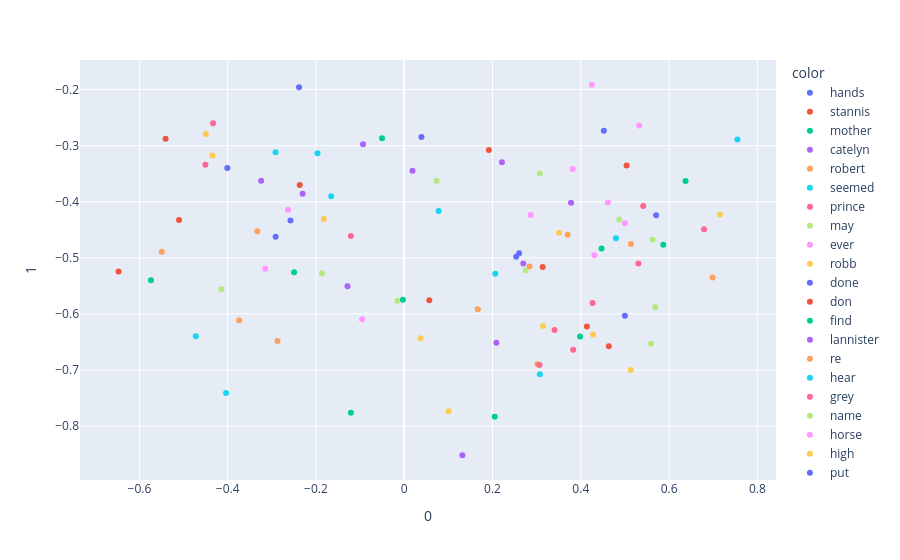

This figure's notebook cell:
### Code cell
import plotly.express as px
fig = px.scatter(X[200:300],x=0,y=1, color=y[200:300])
fig.show()

### Figure 1 — Plotly figure (JSON) as saved in the notebook; plotly's stock layout.template omitted (floating-point values rounded to 4 significant figures)
{"data": [{"hovertemplate": "color=hands<br>0=%{x}<br>1=%{y}<extra></extra>", "legendgroup": "hands", "marker": {"color": "#636efa", "symbol": "circle"}, "mode": "markers", "name": "hands", "orientation": "v", "showlegend": true, "type": "scatter", "x": [-0.2578], "xaxis": "x", "y": [-0.4335], "yaxis": "y"}, {"hovertemplate": "color=stannis<br>0=%{x}<br>1=%{y}<extra></extra>", "legendgroup": "stannis", "marker": {"color": "#EF553B", "symbol": "circle"}, "mode": "markers", "name": "stannis", "orientation": "v", "showlegend": true, "type": "scatter", "x": [0.4139], "xaxis": "x", "y": [-0.6226], "yaxis": "y"}, {"hovertemplate": "color=mother<br>0=%{x}<br>1=%{y}<extra></extra>", "legendgroup": "mother", "marker": {"color": "#00cc96", "symbol": "circle"}, "mode": "markers", "name": "mother", "orientation": "v", "showlegend": true, "type": "scatter", "x": [0.4471], "xaxis": "x", "y": [-0.4832], "yaxis": "y"}, {"hovertemplate": "color=catelyn<br>0=%{x}<br>1=%{y}<extra></extra>", "legendgroup": "catelyn", "marker": {"color": "#ab63fa", "symbol": "circle"}, "mode": "markers", "name": "catelyn", "orientation": "v", "showlegend": true, "type": "scatter", "x": [0.2212], "xaxis": "x", "y": [-0.3294], "yaxis": "y"}, {"hovertemplate": "color=robert<br>0=%{x}<br>1=%{y}<extra></extra>", "legendgroup": "robert", "marker": {"color": "#FFA15A", "symbol": "circle"}, "mode": "markers", "name": "robert", "orientation": "v", "showlegend": true, "type": "scatter", "x": [0.5136], "xaxis": "x", "y": [-0.4755], "yaxis": "y"}, {"hovertemplate": "color=seemed<br>0=%{x}<br>1=%{y}<extra></extra>", "legendgroup": "seemed", "marker": {"color": "#19d3f3", "symbol": "circle"}, "mode": "markers", "name": "seemed", "orientation": "v", "showlegend": true, "type": "scatter", "x": [0.07785], "xaxis": "x", "y": [-0.4163], "yaxis": "y"}, {"hovertemplate": "color=prince<br>0=%{x}<br>1=%{y}<extra></extra>", "legendgroup": "prince", "marker": {"color": "#FF6692", "symbol": "circle"}, "mode": "markers", "name": "prince", "orientation": "v", "showlegend": true, "type": "scatter", "x": [0.5414], "xaxis": "x", "y": [-0.4076], "yaxis": "y"}, {"hovertemplate": "color=may<br>0=%{x}<br>1=%{y}<extra></extra>", "legendgroup": "may", "marker": {"color": "#B6E880", "symbol": "circle"}, "mode": "markers", "name": "may", "orientation": "v", "showlegend": true, "type": "scatter", "x": [0.5628], "xaxis": "x", "y": [-0.4677], "yaxis": "y"}, {"hovertemplate": "color=ever<br>0=%{x}<br>1=%{y}<extra></extra>", "legendgroup": "ever", "marker": {"color": "#FF97FF", "symbol": "circle"}, "mode": "markers", "name": "ever", "orientation": "v", "showlegend": true, "type": "scatter", "x": [0.4309], "xaxis": "x", "y": [-0.4952], "yaxis": "y"}, {"hovertemplate": "color=robb<br>0=%{x}<br>1=%{y}<extra></extra>", "legendgroup": "robb", "marker": {"color": "#FECB52", "symbol": "circle"}, "mode": "markers", "name": "robb", "orientation": "v", "showlegend": true, "type": "scatter", "x": [0.3508], "xaxis": "x", "y": [-0.4551], "yaxis": "y"}, {"hovertemplate": "color=done<br>0=%{x}<br>1=%{y}<extra></extra>", "legendgroup": "done", "marker": {"color": "#636efa", "symbol": "circle"}, "mode": "markers", "name": "done", "orientation": "v", "showlegend": true, "type": "scatter", "x": [0.5], "xaxis": "x", "y": [-0.6034], "yaxis": "y"}, {"hovertemplate": "color=don<br>0=%{x}<br>1=%{y}<extra></extra>", "legendgroup": "don", "marker": {"color": "#EF553B", "symbol": "circle"}, "mode": "markers", "name": "don", "orientation": "v", "showlegend": true, "type": "scatter", "x": [0.5037], "xaxis": "x", "y": [-0.3353], "yaxis": "y"}, {"hovertemplate": "color=find<br>0=%{x}<br>1=%{y}<extra></extra>", "legendgroup": "find", "marker": {"color": "#00cc96", "symbol": "circle"}, "mode": "markers", "name": "find", "orientation": "v", "showlegend": true, "type": "scatter", "x": [0.3984], "xaxis": "x", "y": [-0.6403], "yaxis": "y"}, {"hovertemplate": "color=lannister<br>0=%{x}<br>1=%{y}<extra></extra>", "legendgroup": "lannister", "marker": {"color": "#ab63fa", "symbol": "circle"}, "mode": "markers", "name": "lannister", "orientation": "v", "showlegend": true, "type": "scatter", "x": [0.3779], "xaxis": "x", "y": [-0.4018], "yaxis": "y"}, {"hovertemplate": "color=re<br>0=%{x}<br>1=%{y}<extra></extra>", "legendgroup": "re", "marker": {"color": "#FFA15A", "symbol": "circle"}, "mode": "markers", "name": "re", "orientation": "v", "showlegend": true, "type": "scatter", "x": [0.3701], "xaxis": "x", "y": [-0.4589], "yaxis": "y"}, {"hovertemplate": "color=hear<br>0=%{x}<br>1=%{y}<extra></extra>", "legendgroup": "hear", "marker": {"color": "#19d3f3", "symbol": "circle"}, "mode": "markers", "name": "hear", "orientation": "v", "showlegend": true, "type": "scatter", "x": [0.2064], "xaxis": "x", "y": [-0.5284], "yaxis": "y"}, {"hovertemplate": "color=grey<br>0=%{x}<br>1=%{y}<extra></extra>", "legendgroup": "grey", "marker": {"color": "#FF6692", "symbol": "circle"}, "mode": "markers", "name": "grey", "orientation": "v", "showlegend": true, "type": "scatter", "x": [-0.4332], "xaxis": "x", "y": [-0.2598], "yaxis": "y"}, {"hovertemplate": "color=name<br>0=%{x}<br>1=%{y}<extra></extra>", "legendgroup": "name", "marker": {"color": "#B6E880", "symbol": "circle"}, "mode": "markers", "name": "name", "orientation": "v", "showlegend": true, "type": "scatter", "x": [0.5686], "xaxis": "x", "y": [-0.5881], "yaxis": "y"}, {"hovertemplate": "color=horse<br>0=%{x}<br>1=%{y}<extra></extra>", "legendgroup": "horse", "marker": {"color": "#FF97FF", "symbol": "circle"}, "mode": "markers", "name": "horse", "orientation": "v", "showlegend": true, "type": "scatter", "x": [-0.3149], "xaxis": "x", "y": [-0.5193], "yaxis": "y"}, {"hovertemplate": "color=high<br>0=%{x}<br>1=%{y}<extra></extra>", "legendgroup": "high", "marker": {"color": "#FECB52", "symbol": "circle"}, "mode": "markers", "name": "high", "orientation": "v", "showlegend": true, "type": "scatter", "x": [-0.1823], "xaxis": "x", "y": [-0.4309], "yaxis": "y"}, {"hovertemplate": "color=put<br>0=%{x}<br>1=%{y}<extra></extra>", "legendgroup": "put", "marker": {"color": "#636efa", "symbol": "circle"}, "mode": "markers", "name": "put", "orientation": "v", "showlegend": true, "type": "scatter", "x": [0.2537], "xaxis": "x", "y": [-0.4979], "yaxis": "y"}, {"hovertemplate": "color=stone<br>0=%{x}<br>1=%{y}<extra></extra>", "legendgroup": "stone", "marker": {"color": "#EF553B", "symbol": "circle"}, "mode": "markers", "name": "stone", "orientation": "v", "showlegend": true, "type": "scatter", "x": [-0.6473], "xaxis": "x", "y": [-0.5241], "yaxis": "y"}, {"hovertemplate": "color=wine<br>0=%{x}<br>1=%{y}<extra></extra>", "legendgroup": "wine", "marker": {"color": "#00cc96", "symbol": "circle"}, "mode": "markers", "name": "wine", "orientation": "v", "showlegend": true, "type": "scatter", "x": [-0.05037], "xaxis": "x", "y": [-0.2868], "yaxis": "y"}, {"hovertemplate": "color=hard<br>0=%{x}<br>1=%{y}<extra></extra>", "legendgroup": "hard", "marker": {"color": "#ab63fa", "symbol": "circle"}, "mode": "markers", "name": "hard", "orientation": "v", "showlegend": true, "type": "scatter", "x": [-0.3241], "xaxis": "x", "y": [-0.3625], "yaxis": "y"}, {"hovertemplate": "color=water<br>0=%{x}<br>1=%{y}<extra></extra>", "legendgroup": "water", "marker": {"color": "#FFA15A", "symbol": "circle"}, "mode": "markers", "name": "water", "orientation": "v", "showlegend": true, "type": "scatter", "x": [-0.5495], "xaxis": "x", "y": [-0.4891], "yaxis": "y"}, {"hovertemplate": "color=fire<br>0=%{x}<br>1=%{y}<extra></extra>", "legendgroup": "fire", "marker": {"color": "#19d3f3", "symbol": "circle"}, "mode": "markers", "name": "fire", "orientation": "v", "showlegend": true, "type": "scatter", "x": [-0.4723], "xaxis": "x", "y": [-0.6398], "yaxis": "y"}, {"hovertemplate": "color=upon<br>0=%{x}<br>1=%{y}<extra></extra>", "legendgroup": "upon", "marker": {"color": "#FF6692", "symbol": "circle"}, "mode": "markers", "name": "upon", "orientation": "v", "showlegend": true, "type": "scatter", "x": [-0.1208], "xaxis": "x", "y": [-0.461], "yaxis": "y"}, {"hovertemplate": "color=iron<br>0=%{x}<br>1=%{y}<extra></extra>", "legendgroup": "iron", "marker": {"color": "#B6E880", "symbol": "circle"}, "mode": "markers", "name": "iron", "orientation": "v", "showlegend": true, "type": "scatter", "x": [-0.1863], "xaxis": "x", "y": [-0.5273], "yaxis": "y"}, {"hovertemplate": "color=until<br>0=%{x}<br>1=%{y}<extra></extra>", "legendgroup": "until", "marker": {"color": "#FF97FF", "symbol": "circle"}, "mode": "markers", "name": "until", "orientation": "v", "showlegend": true, "type": "scatter", "x": [-0.09549], "xaxis": "x", "y": [-0.6093], "yaxis": "y"}, {"hovertemplate": "color=these<br>0=%{x}<br>1=%{y}<extra></extra>", "legendgroup": "these", "marker": {"color": "#FECB52", "symbol": "circle"}, "mode": "markers", "name": "these", "orientation": "v", "showlegend": true, "type": "scatter", "x": [0.4278], "xaxis": "x", "y": [-0.6365], "yaxis": "y"}, {"hovertemplate": "color=voice<br>0=%{x}<br>1=%{y}<extra></extra>", "legendgroup": "voice", "marker": {"color": "#636efa", "symbol": "circle"}, "mode": "markers", "name": "voice", "orientation": "v", "showlegend": true, "type": "scatter", "x": [0.03896], "xaxis": "x", "y": [-0.2843], "yaxis": "y"}, {"hovertemplate": "color=gone<br>0=%{x}<br>1=%{y}<extra></extra>", "legendgroup": "gone", "marker": {"color": "#EF553B", "symbol": "circle"}, "mode": "markers", "name": "gone", "orientation": "v", "showlegend": true, "type": "scatter", "x": [0.05682], "xaxis": "x", "y": [-0.5756], "yaxis": "y"}, {"hovertemplate": "color=give<br>0=%{x}<br>1=%{y}<extra></extra>", "legendgroup": "give", "marker": {"color": "#00cc96", "symbol": "circle"}, "mode": "markers", "name": "give", "orientation": "v", "showlegend": true, "type": "scatter", "x": [0.5869], "xaxis": "x", "y": [-0.4765], "yaxis": "y"}, {"hovertemplate": "color=sam<br>0=%{x}<br>1=%{y}<extra></extra>", "legendgroup": "sam", "marker": {"color": "#ab63fa", "symbol": "circle"}, "mode": "markers", "name": "sam", "orientation": "v", "showlegend": true, "type": "scatter", "x": [0.01874], "xaxis": "x", "y": [-0.3449], "yaxis": "y"}, {"hovertemplate": "color=seen<br>0=%{x}<br>1=%{y}<extra></extra>", "legendgroup": "seen", "marker": {"color": "#FFA15A", "symbol": "circle"}, "mode": "markers", "name": "seen", "orientation": "v", "showlegend": true, "type": "scatter", "x": [0.1666], "xaxis": "x", "y": [-0.5916], "yaxis": "y"}, {"hovertemplate": "color=better<br>0=%{x}<br>1=%{y}<extra></extra>", "legendgroup": "better", "marker": {"color": "#19d3f3", "symbol": "circle"}, "mode": "markers", "name": "better", "orientation": "v", "showlegend": true, "type": "scatter", "x": [0.4796], "xaxis": "x", "y": [-0.465], "yaxis": "y"}, {"hovertemplate": "color=shall<br>0=%{x}<br>1=%{y}<extra></extra>", "legendgroup": "shall", "marker": {"color": "#FF6692", "symbol": "circle"}, "mode": "markers", "name": "shall", "orientation": "v", "showlegend": true, "type": "scatter", "x": [0.5304], "xaxis": "x", "y": [-0.5101], "yaxis": "y"}, {"hovertemplate": "color=ned<br>0=%{x}<br>1=%{y}<extra></extra>", "legendgroup": "ned", "marker": {"color": "#B6E880", "symbol": "circle"}, "mode": "markers", "name": "ned", "orientation": "v", "showlegend": true, "type": "scatter", "x": [0.3071], "xaxis": "x", "y": [-0.3497], "yaxis": "y"}, {"hovertemplate": "color=always<br>0=%{x}<br>1=%{y}<extra></extra>", "legendgroup": "always", "marker": {"color": "#FF97FF", "symbol": "circle"}, "mode": "markers", "name": "always", "orientation": "v", "showlegend": true, "type": "scatter", "x": [0.4998], "xaxis": "x", "y": [-0.4382], "yaxis": "y"}, {"hovertemplate": "color=years<br>0=%{x}<br>1=%{y}<extra></extra>", "legendgroup": "years", "marker": {"color": "#FECB52", "symbol": "circle"}, "mode": "markers", "name": "years", "orientation": "v", "showlegend": true, "type": "scatter", "x": [0.3146], "xaxis": "x", "y": [-0.6217], "yaxis": "y"}, {"hovertemplate": "color=between<br>0=%{x}<br>1=%{y}<extra></extra>", "legendgroup": "between", "marker": {"color": "#636efa", "symbol": "circle"}, "mode": "markers", "name": "between", "orientation": "v", "showlegend": true, "type": "scatter", "x": [-0.4008], "xaxis": "x", "y": [-0.3396], "yaxis": "y"}, {"hovertemplate": "color=dark<br>0=%{x}<br>1=%{y}<extra></extra>", "legendgroup": "dark", "marker": {"color": "#EF553B", "symbol": "circle"}, "mode": "markers", "name": "dark", "orientation": "v", "showlegend": true, "type": "scatter", "x": [-0.5103], "xaxis": "x", "y": [-0.4326], "yaxis": "y"}, {"hovertemplate": "color=place<br>0=%{x}<br>1=%{y}<extra></extra>", "legendgroup": "place", "marker": {"color": "#00cc96", "symbol": "circle"}, "mode": "markers", "name": "place", "orientation": "v", "showlegend": true, "type": "scatter", "x": [0.205], "xaxis": "x", "y": [-0.7833], "yaxis": "y"}, {"hovertemplate": "color=small<br>0=%{x}<br>1=%{y}<extra></extra>", "legendgroup": "small", "marker": {"color": "#ab63fa", "symbol": "circle"}, "mode": "markers", "name": "small", "orientation": "v", "showlegend": true, "type": "scatter", "x": [-0.2303], "xaxis": "x", "y": [-0.3856], "yaxis": "y"}, {"hovertemplate": "color=cold<br>0=%{x}<br>1=%{y}<extra></extra>", "legendgroup": "cold", "marker": {"color": "#FFA15A", "symbol": "circle"}, "mode": "markers", "name": "cold", "orientation": "v", "showlegend": true, "type": "scatter", "x": [-0.333], "xaxis": "x", "y": [-0.4524], "yaxis": "y"}, {"hovertemplate": "color=winterfell<br>0=%{x}<br>1=%{y}<extra></extra>", "legendgroup": "winterfell", "marker": {"color": "#19d3f3", "symbol": "circle"}, "mode": "markers", "name": "winterfell", "orientation": "v", "showlegend": true, "type": "scatter", "x": [0.3073], "xaxis": "x", "y": [-0.7074], "yaxis": "y"}, {"hovertemplate": "color=most<br>0=%{x}<br>1=%{y}<extra></extra>", "legendgroup": "most", "marker": {"color": "#FF6692", "symbol": "circle"}, "mode": "markers", "name": "most", "orientation": "v", "showlegend": true, "type": "scatter", "x": [0.4268], "xaxis": "x", "y": [-0.5805], "yaxis": "y"}, {"hovertemplate": "color=hundred<br>0=%{x}<br>1=%{y}<extra></extra>", "legendgroup": "hundred", "marker": {"color": "#B6E880", "symbol": "circle"}, "mode": "markers", "name": "hundred", "orientation": "v", "showlegend": true, "type": "scatter", "x": [-0.01538], "xaxis": "x", "y": [-0.5763], "yaxis": "y"}, {"hovertemplate": "color=stood<br>0=%{x}<br>1=%{y}<extra></extra>", "legendgroup": "stood", "marker": {"color": "#FF97FF", "symbol": "circle"}, "mode": "markers", "name": "stood", "orientation": "v", "showlegend": true, "type": "scatter", "x": [-0.2633], "xaxis": "x", "y": [-0.4142], "yaxis": "y"}, {"hovertemplate": "color=end<br>0=%{x}<br>1=%{y}<extra></extra>", "legendgroup": "end", "marker": {"color": "#FECB52", "symbol": "circle"}, "mode": "markers", "name": "end", "orientation": "v", "showlegend": true, "type": "scatter", "x": [0.1004], "xaxis": "x", "y": [-0.7736], "yaxis": "y"}, {"hovertemplate": "color=sister<br>0=%{x}<br>1=%{y}<extra></extra>", "legendgroup": "sister", "marker": {"color": "#636efa", "symbol": "circle"}, "mode": "markers", "name": "sister", "orientation": "v", "showlegend": true, "type": "scatter", "x": [0.5707], "xaxis": "x", "y": [-0.4239], "yaxis": "y"}, {"hovertemplate": "color=words<br>0=%{x}<br>1=%{y}<extra></extra>", "legendgroup": "words", "marker": {"color": "#EF553B", "symbol": "circle"}, "mode": "markers", "name": "words", "orientation": "v", "showlegend": true, "type": "scatter", "x": [0.3136], "xaxis": "x", "y": [-0.5164], "yaxis": "y"}, {"hovertemplate": "color=sea<br>0=%{x}<br>1=%{y}<extra></extra>", "legendgroup": "sea", "marker": {"color": "#00cc96", "symbol": "circle"}, "mode": "markers", "name": "sea", "orientation": "v", "showlegend": true, "type": "scatter", "x": [-0.1209], "xaxis": "x", "y": [-0.776], "yaxis": "y"}, {"hovertemplate": "color=right<br>0=%{x}<br>1=%{y}<extra></extra>", "legendgroup": "right", "marker": {"color": "#ab63fa", "symbol": "circle"}, "mode": "markers", "name": "right", "orientation": "v", "showlegend": true, "type": "scatter", "x": [-0.1285], "xaxis": "x", "y": [-0.5508], "yaxis": "y"}, {"hovertemplate": "color=nothing<br>0=%{x}<br>1=%{y}<extra></extra>", "legendgroup": "nothing", "marker": {"color": "#FFA15A", "symbol": "circle"}, "mode": "markers", "name": "nothing", "orientation": "v", "showlegend": true, "type": "scatter", "x": [0.2838], "xaxis": "x", "y": [-0.5153], "yaxis": "y"}, {"hovertemplate": "color=walls<br>0=%{x}<br>1=%{y}<extra></extra>", "legendgroup": "walls", "marker": {"color": "#19d3f3", "symbol": "circle"}, "mode": "markers", "name": "walls", "orientation": "v", "showlegend": true, "type": "scatter", "x": [-0.4037], "xaxis": "x", "y": [-0.7411], "yaxis": "y"}, {"hovertemplate": "color=fingers<br>0=%{x}<br>1=%{y}<extra></extra>", "legendgroup": "fingers", "marker": {"color": "#FF6692", "symbol": "circle"}, "mode": "markers", "name": "fingers", "orientation": "v", "showlegend": true, "type": "scatter", "x": [-0.4505], "xaxis": "x", "y": [-0.3339], "yaxis": "y"}, {"hovertemplate": "color=same<br>0=%{x}<br>1=%{y}<extra></extra>", "legendgroup": "same", "marker": {"color": "#B6E880", "symbol": "circle"}, "mode": "markers", "name": "same", "orientation": "v", "showlegend": true, "type": "scatter", "x": [0.275], "xaxis": "x", "y": [-0.5223], "yaxis": "y"}, {"hovertemplate": "color=house<br>0=%{x}<br>1=%{y}<extra></extra>", "legendgroup": "house", "marker": {"color": "#FF97FF", "symbol": "circle"}, "mode": "markers", "name": "house", "orientation": "v", "showlegend": true, "type": "scatter", "x": [0.2863], "xaxis": "x", "y": [-0.4234], "yaxis": "y"}, {"hovertemplate": "color=cloak<br>0=%{x}<br>1=%{y}<extra></extra>", "legendgroup": "cloak", "marker": {"color": "#FECB52", "symbol": "circle"}, "mode": "markers", "name": "cloak", "orientation": "v", "showlegend": true, "type": "scatter", "x": [-0.4345], "xaxis": "x", "y": [-0.3174], "yaxis": "y"}, {"hovertemplate": "color=young<br>0=%{x}<br>1=%{y}<extra></extra>", "legendgroup": "young", "marker": {"color": "#636efa", "symbol": "circle"}, "mode": "markers", "name": "young", "orientation": "v", "showlegend": true, "type": "scatter", "x": [0.4522], "xaxis": "x", "y": [-0.2732], "yaxis": "y"}, {"hovertemplate": "color=beside<br>0=%{x}<br>1=%{y}<extra></extra>", "legendgroup": "beside", "marker": {"color": "#EF553B", "symbol": "circle"}, "mode": "markers", "name": "beside", "orientation": "v", "showlegend": true, "type": "scatter", "x": [-0.2368], "xaxis": "x", "y": [-0.37], "yaxis": "y"}, {"hovertemplate": "color=does<br>0=%{x}<br>1=%{y}<extra></extra>", "legendgroup": "does", "marker": {"color": "#00cc96", "symbol": "circle"}, "mode": "markers", "name": "does", "orientation": "v", "showlegend": true, "type": "scatter", "x": [0.6373], "xaxis": "x", "y": [-0.3629], "yaxis": "y"}, {"hovertemplate": "color=get<br>0=%{x}<br>1=%{y}<extra></extra>", "legendgroup": "get", "marker": {"color": "#ab63fa", "symbol": "circle"}, "mode": "markers", "name": "get", "orientation": "v", "showlegend": true, "type": "scatter", "x": [0.2088], "xaxis": "x", "y": [-0.6513], "yaxis": "y"}, {"hovertemplate": "color=seven<br>0=%{x}<br>1=%{y}<extra></extra>", "legendgroup": "seven", "marker": {"color": "#FFA15A", "symbol": "circle"}, "mode": "markers", "name": "seven", "orientation": "v", "showlegend": true, "type": "scatter", "x": [0.302], "xaxis": "x", "y": [-0.6899], "yaxis": "y"}, {"hovertemplate": "color=mouth<br>0=%{x}<br>1=%{y}<extra></extra>", "legendgroup": "mouth", "marker": {"color": "#19d3f3", "symbol": "circle"}, "mode": "markers", "name": "mouth", "orientation": "v", "showlegend": true, "type": "scatter", "x": [-0.2916], "xaxis": "x", "y": [-0.3116], "yaxis": "y"}, {"hovertemplate": "color=watch<br>0=%{x}<br>1=%{y}<extra></extra>", "legendgroup": "watch", "marker": {"color": "#FF6692", "symbol": "circle"}, "mode": "markers", "name": "watch", "orientation": "v", "showlegend": true, "type": "scatter", "x": [0.3405], "xaxis": "x", "y": [-0.6286], "yaxis": "y"}, {"hovertemplate": "color=door<br>0=%{x}<br>1=%{y}<extra></extra>", "legendgroup": "door", "marker": {"color": "#B6E880", "symbol": "circle"}, "mode": "markers", "name": "door", "orientation": "v", "showlegend": true, "type": "scatter", "x": [-0.4142], "xaxis": "x", "y": [-0.556], "yaxis": "y"}, {"hovertemplate": "color=joffrey<br>0=%{x}<br>1=%{y}<extra></extra>", "legendgroup": "joffrey", "marker": {"color": "#FF97FF", "symbol": "circle"}, "mode": "markers", "name": "joffrey", "orientation": "v", "showlegend": true, "type": "scatter", "x": [0.4613], "xaxis": "x", "y": [-0.4012], "yaxis": "y"}, {"hovertemplate": "color=green<br>0=%{x}<br>1=%{y}<extra></extra>", "legendgroup": "green", "marker": {"color": "#FECB52", "symbol": "circle"}, "mode": "markers", "name": "green", "orientation": "v", "showlegend": true, "type": "scatter", "x": [-0.4496], "xaxis": "x", "y": [-0.279], "yaxis": "y"}, {"hovertemplate": "color=big<br>0=%{x}<br>1=%{y}<extra></extra>", "legendgroup": "big", "marker": {"color": "#636efa", "symbol": "circle"}, "mode": "markers", "name": "big", "orientation": "v", "showlegend": true, "type": "scatter", "x": [-0.2384], "xaxis": "x", "y": [-0.1958], "yaxis": "y"}, {"hovertemplate": "color=under<br>0=%{x}<br>1=%{y}<extra></extra>", "legendgroup": "under", "marker": {"color": "#EF553B", "symbol": "circle"}, "mode": "markers", "name": "under", "orientation": "v", "showlegend": true, "type": "scatter", "x": [-0.5406], "xaxis": "x", "y": [-0.2879], "yaxis": "y"}, {"hovertemplate": "color=few<br>0=%{x}<br>1=%{y}<extra></extra>", "legendgroup": "few", "marker": {"color": "#00cc96", "symbol": "circle"}, "mode": "markers", "name": "few", "orientation": "v", "showlegend": true, "type": "scatter", "x": [-0.003136], "xaxis": "x", "y": [-0.5747], "yaxis": "y"}, {"hovertemplate": "color=sent<br>0=%{x}<br>1=%{y}<extra></extra>", "legendgroup": "sent", "marker": {"color": "#ab63fa", "symbol": "circle"}, "mode": "markers", "name": "sent", "orientation": "v", "showlegend": true, "type": "scatter", "x": [0.2698], "xaxis": "x", "y": [-0.5099], "yaxis": "y"}, {"hovertemplate": "color=perhaps<br>0=%{x}<br>1=%{y}<extra></extra>", "legendgroup": "perhaps", "marker": {"color": "#FFA15A", "symbol": "circle"}, "mode": "markers", "name": "perhaps", "orientation": "v", "showlegend": true, "type": "scatter", "x": [0.6984], "xaxis": "x", "y": [-0.5353], "yaxis": "y"}, {"hovertemplate": "color=almost<br>0=%{x}<br>1=%{y}<extra></extra>", "legendgroup": "almost", "marker": {"color": "#19d3f3", "symbol": "circle"}, "mode": "markers", "name": "almost", "orientation": "v", "showlegend": true, "type": "scatter", "x": [-0.1964], "xaxis": "x", "y": [-0.3136], "yaxis": "y"}, {"hovertemplate": "color=such<br>0=%{x}<br>1=%{y}<extra></extra>", "legendgroup": "such", "marker": {"color": "#FF6692", "symbol": "circle"}, "mode": "markers", "name": "such", "orientation": "v", "showlegend": true, "type": "scatter", "x": [0.6793], "xaxis": "x", "y": [-0.4492], "yaxis": "y"}, {"hovertemplate": "color=wanted<br>0=%{x}<br>1=%{y}<extra></extra>", "legendgroup": "wanted", "marker": {"color": "#B6E880", "symbol": "circle"}, "mode": "markers", "name": "wanted", "orientation": "v", "showlegend": true, "type": "scatter", "x": [0.4872], "xaxis": "x", "y": [-0.4316], "yaxis": "y"}, {"hovertemplate": "color=daughter<br>0=%{x}<br>1=%{y}<extra></extra>", "legendgroup": "daughter", "marker": {"color": "#FF97FF", "symbol": "circle"}, "mode": "markers", "name": "daughter", "orientation": "v", "showlegend": true, "type": "scatter", "x": [0.5324], "xaxis": "x", "y": [-0.2641], "yaxis": "y"}, {"hovertemplate": "color=true<br>0=%{x}<br>1=%{y}<extra></extra>", "legendgroup": "true", "marker": {"color": "#FECB52", "symbol": "circle"}, "mode": "markers", "name": "true", "orientation": "v", "showlegend": true, "type": "scatter", "x": [0.715], "xaxis": "x", "y": [-0.4228], "yaxis": "y"}, {"hovertemplate": "color=while<br>0=%{x}<br>1=%{y}<extra></extra>", "legendgroup": "while", "marker": {"color": "#636efa", "symbol": "circle"}, "mode": "markers", "name": "while", "orientation": "v", "showlegend": true, "type": "scatter", "x": [-0.2914], "xaxis": "x", "y": [-0.4624], "yaxis": "y"}, {"hovertemplate": "color=leave<br>0=%{x}<br>1=%{y}<extra></extra>", "legendgroup": "leave", "marker": {"color": "#EF553B", "symbol": "circle"}, "mode": "markers", "name": "leave", "orientation": "v", "showlegend": true, "type": "scatter", "x": [0.4635], "xaxis": "x", "y": [-0.6578], "yaxis": "y"}, {"hovertemplate": "color=wind<br>0=%{x}<br>1=%{y}<extra></extra>", "legendgroup": "wind", "marker": {"color": "#00cc96", "symbol": "circle"}, "mode": "markers", "name": "wind", "orientation": "v", "showlegend": true, "type": "scatter", "x": [-0.5739], "xaxis": "x", "y": [-0.54], "yaxis": "y"}, {"hovertemplate": "color=city<br>0=%{x}<br>1=%{y}<extra></extra>", "legendgroup": "city", "marker": {"color": "#ab63fa", "symbol": "circle"}, "mode": "markers", "name": "city", "orientation": "v", "showlegend": true, "type": "scatter", "x": [0.1317], "xaxis": "x", "y": [-0.8519], "yaxis": "y"}, {"hovertemplate": "color=light<br>0=%{x}<br>1=%{y}<extra></extra>", "legendgroup": "light", "marker": {"color": "#FFA15A", "symbol": "circle"}, "mode": "markers", "name": "light", "orientation": "v", "showlegend": true, "type": "scatter", "x": [-0.3738], "xaxis": "x", "y": [-0.6112], "yaxis": "y"}, {"hovertemplate": "color=arms<br>0=%{x}<br>1=%{y}<extra></extra>", "legendgroup": "arms", "marker": {"color": "#19d3f3", "symbol": "circle"}, "mode": "markers", "name": "arms", "orientation": "v", "showlegend": true, "type": "scatter", "x": [-0.1655], "xaxis": "x", "y": [-0.39], "yaxis": "y"}, {"hovertemplate": "color=children<br>0=%{x}<br>1=%{y}<extra></extra>", "legendgroup": "children", "marker": {"color": "#FF6692", "symbol": "circle"}, "mode": "markers", "name": "children", "orientation": "v", "showlegend": true, "type": "scatter", "x": [0.3828], "xaxis": "x", "y": [-0.6636], "yaxis": "y"}, {"hovertemplate": "color=herself<br>0=%{x}<br>1=%{y}<extra></extra>", "legendgroup": "herself", "marker": {"color": "#B6E880", "symbol": "circle"}, "mode": "markers", "name": "herself", "orientation": "v", "showlegend": true, "type": "scatter", "x": [0.07338], "xaxis": "x", "y": [-0.3624], "yaxis": "y"}, {"hovertemplate": "color=sweet<br>0=%{x}<br>1=%{y}<extra></extra>", "legendgroup": "sweet", "marker": {"color": "#FF97FF", "symbol": "circle"}, "mode": "markers", "name": "sweet", "orientation": "v", "showlegend": true, "type": "scatter", "x": [0.425], "xaxis": "x", "y": [-0.1914], "yaxis": "y"}, {"hovertemplate": "color=others<br>0=%{x}<br>1=%{y}<extra></extra>", "legendgroup": "others", "marker": {"color": "#FECB52", "symbol": "circle"}, "mode": "markers", "name": "others", "orientation": "v", "showlegend": true, "type": "scatter", "x": [0.03714], "xaxis": "x", "y": [-0.6433], "yaxis": "y"}, {"hovertemplate": "color=lost<br>0=%{x}<br>1=%{y}<extra></extra>", "legendgroup": "lost", "marker": {"color": "#636efa", "symbol": "circle"}, "mode": "markers", "name": "lost", "orientation": "v", "showlegend": true, "type": "scatter", "x": [0.2603], "xaxis": "x", "y": [-0.4916], "yaxis": "y"}, {"hovertemplate": "color=theon<br>0=%{x}<br>1=%{y}<extra></extra>", "legendgroup": "theon", "marker": {"color": "#EF553B", "symbol": "circle"}, "mode": "markers", "name": "theon", "orientation": "v", "showlegend": true, "type": "scatter", "x": [0.1917], "xaxis": "x", "y": [-0.3078], "yaxis": "y"}, {"hovertemplate": "color=each<br>0=%{x}<br>1=%{y}<extra></extra>", "legendgroup": "each", "marker": {"color": "#00cc96", "symbol": "circle"}, "mode": "markers", "name": "each", "orientation": "v", "showlegend": true, "type": "scatter", "x": [-0.2495], "xaxis": "x", "y": [-0.5258], "yaxis": "y"}, {"hovertemplate": "color=felt<br>0=%{x}<br>1=%{y}<extra></extra>", "legendgroup": "felt", "marker": {"color": "#ab63fa", "symbol": "circle"}, "mode": "markers", "name": "felt", "orientation": "v", "showlegend": true, "type": "scatter", "x": [-0.09335], "xaxis": "x", "y": [-0.2974], "yaxis": "y"}, {"hovertemplate": "color=side<br>0=%{x}<br>1=%{y}<extra></extra>", "legendgroup": "side", "marker": {"color": "#FFA15A", "symbol": "circle"}, "mode": "markers", "name": "side", "orientation": "v", "showlegend": true, "type": "scatter", "x": [-0.2871], "xaxis": "x", "y": [-0.6484], "yaxis": "y"}, {"hovertemplate": "color=yes<br>0=%{x}<br>1=%{y}<extra></extra>", "legendgroup": "yes", "marker": {"color": "#19d3f3", "symbol": "circle"}, "mode": "markers", "name": "yes", "orientation": "v", "showlegend": true, "type": "scatter", "x": [0.7549], "xaxis": "x", "y": [-0.2891], "yaxis": "y"}, {"hovertemplate": "color=brothers<br>0=%{x}<br>1=%{y}<extra></extra>", "legendgroup": "brothers", "marker": {"color": "#FF6692", "symbol": "circle"}, "mode": "markers", "name": "brothers", "orientation": "v", "showlegend": true, "type": "scatter", "x": [0.3064], "xaxis": "x", "y": [-0.6909], "yaxis": "y"}, {"hovertemplate": "color=best<br>0=%{x}<br>1=%{y}<extra></extra>", "legendgroup": "best", "marker": {"color": "#B6E880", "symbol": "circle"}, "mode": "markers", "name": "best", "orientation": "v", "showlegend": true, "type": "scatter", "x": [0.5593], "xaxis": "x", "y": [-0.6533], "yaxis": "y"}, {"hovertemplate": "color=very<br>0=%{x}<br>1=%{y}<extra></extra>", "legendgroup": "very", "marker": {"color": "#FF97FF", "symbol": "circle"}, "mode": "markers", "name": "very", "orientation": "v", "showlegend": true, "type": "scatter", "x": [0.3815], "xaxis": "x", "y": [-0.3414], "yaxis": "y"}, {"hovertemplate": "color=die<br>0=%{x}<br>1=%{y}<extra></extra>", "legendgroup": "die", "marker": {"color": "#FECB52", "symbol": "circle"}, "mode": "markers", "name": "die", "orientation": "v", "showlegend": true, "type": "scatter", "x": [0.5133], "xaxis": "x", "y": [-0.7001], "yaxis": "y"}], "layout": {"legend": {"title": {"text": "color"}, "tracegroupgap": 0}, "margin": {"t": 60}, "xaxis": {"anchor": "y", "domain": [0, 1], "title": {"text": "0"}}, "yaxis": {"anchor": "x", "domain": [0, 1], "title": {"text": "1"}}}}
